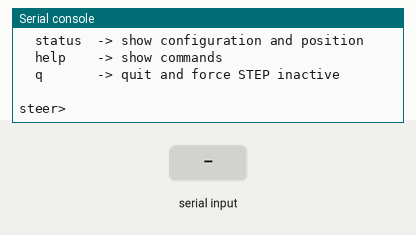
This program was run on a simulated ESP32 board running MicroPython. Shown: the last lines printed to the serial console. The inputs (shaded band) are chosen by the test bench. The stepper is drawn at 200 steps a turn.

Above: at 1.2 s.
1.3 s: "center" typed at the serial console, then Enter
At 2.5 s:
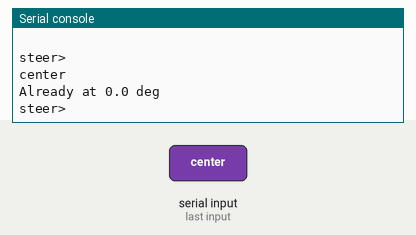
2.8 s: "status" typed at the serial console, then Enter
At 4.0 s:
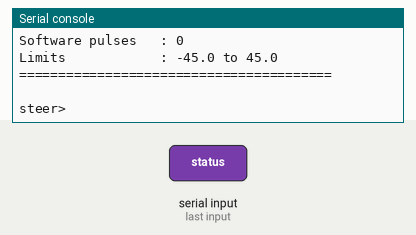
4.3 s: "help" typed at the serial console, then Enter
At 5.1 s:
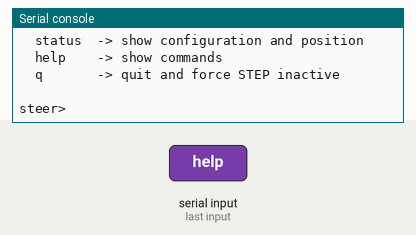
5.8 s: "speed " typed at the serial console, then Enter
At 7.0 s:
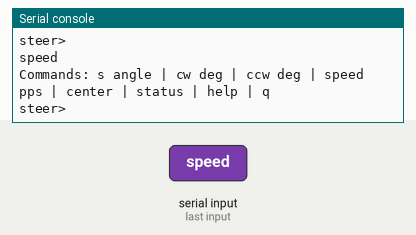
7.3 s: "ccw " typed at the serial console, then Enter
At 8.4 s:
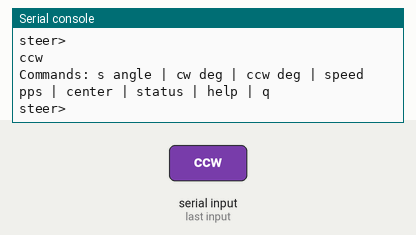
8.8 s: "cw " typed at the serial console, then Enter
At 9.6 s:
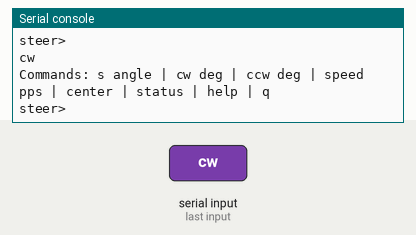

Measured:
- after the input at 1.3 s, the serial console: prints a new line at once (image 1)
- after the input at 2.8 s, the serial console: prints a new line at once (image 2)
- after the input at 4.3 s, the serial console: prints a new line at once (image 3)
- after the input at 5.8 s, the serial console: prints a new line at once (image 4)
- after the input at 7.3 s, the serial console: prints a new line at once (image 5)
- after the input at 8.8 s, the serial console: prints a new line at once (image 6)

The program:

R86MINI_nema23_steering_test.py
```python
"""Isolated AutoKart steering test: ESP32-S3 + R86mini + NEMA23.

Motor: JK57HS112-3004-03, 1.8 degree, four-wire bipolar
Control convention: 0 degrees is center, range is -45 to +45 degrees.

This adapts the steering logic from steering_brake_test.py. It deliberately
does not control the brake and does not use ENA. Leave ENA+ and ENA-
disconnected during this diagnostic.

R86mini settings expected by this file:
  PUL+DIR external pulse mode
  3200 pulses/revolution
  SW5=OFF, SW6=OFF, SW7=ON, SW8=ON

Initial current setting for the 3 A-peak motor:
  2.40 A peak: SW1=ON, SW2=ON, SW3=ON
  Half-current at standstill: SW4=OFF

Signal interface:
  GPIO4 and GPIO5 drive 5 V R86mini inputs through NPN transistor stages.
  GPIO HIGH turns its transistor/input ON.

Open-loop warning:
  Physically center the steering before startup. The software position is
  only an estimate and becomes wrong if the motor misses steps.
"""

from machine import Pin
import time


FIRMWARE_NAME = "r86mini-nema23-steering-test"
FIRMWARE_VERSION = "1.2.0"

# ESP32-S3 pins. ENA is intentionally not connected or controlled.
STEP_PIN_NUMBER = 4
DIR_PIN_NUMBER = 5

STEP = Pin(STEP_PIN_NUMBER, Pin.OUT, value=0)
DIR = Pin(DIR_PIN_NUMBER, Pin.OUT, value=0)

# NPN interface logic: GPIO HIGH activates the R86mini optocoupler.
SIGNAL_ACTIVE = 1
SIGNAL_INACTIVE = 0

# Change RIGHT_DIR to 0 only if the physical direction is reversed.
RIGHT_DIR = 1
LEFT_DIR = 1 - RIGHT_DIR

# The R86mini must be set to 3200 pulses per motor revolution.
PULSES_PER_MOTOR_REV = 3200

# Old steering transmission: 17T motor gear -> 51T steering gear = 3:1.
# The motor must rotate 3 degrees for 1 degree at the steering shaft.
MOTOR_GEAR_TEETH = 17
STEERING_GEAR_TEETH = 51
STEERING_GEAR_RATIO = STEERING_GEAR_TEETH / MOTOR_GEAR_TEETH
PULSES_PER_STEERING_DEG = (
    PULSES_PER_MOTOR_REV * STEERING_GEAR_RATIO / 360.0
)

STEERING_MIN_DEG = -45.0
STEERING_MAX_DEG = 45.0

# Adjustable pulse rate. Smooth acceleration/deceleration is used so the
# motor is not commanded to start instantly at the selected maximum speed.
MIN_PULSE_RATE_HZ = 100
MAX_PULSE_RATE_HZ = 2500
START_PULSE_RATE_HZ = 300
pulse_rate_hz = 1500
MAX_RAMP_STEPS = 200

# Keep the active pulse comfortably longer than the driver's minimum while
# changing speed through the inactive interval.
STEP_HIGH_US = 50
DIR_SETTLE_MS = 100

# Software position assumes the mechanism is physically centered at startup.
steering_position_pulses = 0


def clamp(value, minimum, maximum):
    return max(minimum, min(maximum, value))


def current_angle():
    return steering_position_pulses / PULSES_PER_STEERING_DEG


def pulse_steps(count):
    ramp_steps = min(MAX_RAMP_STEPS, count // 2)
    start_rate = min(START_PULSE_RATE_HZ, pulse_rate_hz)

    for step_index in range(count):
        if ramp_steps:
            steps_from_end = count - step_index - 1
            ramp_position = min(step_index, steps_from_end, ramp_steps)
            rate = start_rate + (
                (pulse_rate_hz - start_rate)
                * ramp_position
                // ramp_steps
            )
        else:
            rate = start_rate

        period_us = 1_000_000 // max(1, rate)
        step_low_us = max(1, period_us - STEP_HIGH_US)

        STEP.value(SIGNAL_ACTIVE)
        time.sleep_us(STEP_HIGH_US)
        STEP.value(SIGNAL_INACTIVE)
        time.sleep_us(step_low_us)


def set_speed(requested_rate):
    global pulse_rate_hz

    requested_rate = int(requested_rate)
    pulse_rate_hz = int(
        clamp(requested_rate, MIN_PULSE_RATE_HZ, MAX_PULSE_RATE_HZ)
    )

    if pulse_rate_hz != requested_rate:
        print("SPEED CLAMPED:", requested_rate, "->", pulse_rate_hz, "pps")

    motor_rpm = pulse_rate_hz * 60 / PULSES_PER_MOTOR_REV
    steering_rpm = motor_rpm / STEERING_GEAR_RATIO

    print(
        "SPEED:", pulse_rate_hz, "pps | motor:",
        round(motor_rpm, 2), "RPM | steering output:",
        round(steering_rpm, 2), "RPM"
    )


def steer(target_angle):
    global steering_position_pulses

    requested_angle = float(target_angle)
    target_angle = clamp(
        requested_angle,
        STEERING_MIN_DEG,
        STEERING_MAX_DEG,
    )

    if target_angle != requested_angle:
        print("CLAMPED:", requested_angle, "->", target_angle, "deg")

    target_pulses = round(target_angle * PULSES_PER_STEERING_DEG)
    movement = target_pulses - steering_position_pulses

    if movement == 0:
        print("Already at", round(current_angle(), 2), "deg")
        return

    if movement > 0:
        DIR.value(RIGHT_DIR)
        direction = "RIGHT / CW"
    else:
        DIR.value(LEFT_DIR)
        direction = "LEFT / CCW"

    time.sleep_ms(DIR_SETTLE_MS)

    print(
        "STEERING:",
        round(target_angle, 2),
        "deg |",
        direction,
        "| pulses:",
        abs(movement),
    )

    pulse_steps(abs(movement))
    steering_position_pulses = target_pulses

    print("POSITION:", round(current_angle(), 2), "deg")


def steer_relative(delta_angle):
    steer(current_angle() + float(delta_angle))


def status():
    print()
    print("========================================")
    print("R86mini + NEMA23 STEERING STATUS")
    print("========================================")
    print("Firmware          :", FIRMWARE_NAME, FIRMWARE_VERSION)
    print("Motor             : JK57HS112-3004-03")
    print("STEP / DIR GPIO   :", STEP_PIN_NUMBER, "/", DIR_PIN_NUMBER)
    print("ENA               : disconnected")
    print("Driver pulses/rev :", PULSES_PER_MOTOR_REV)
    print(
        "Gear ratio        :",
        MOTOR_GEAR_TEETH,
        "T ->",
        STEERING_GEAR_TEETH,
        "T =",
        round(STEERING_GEAR_RATIO, 2),
        ":1",
    )
    print("Pulses/degree     :", round(PULSES_PER_STEERING_DEG, 4))
    print("Pulse rate        :", pulse_rate_hz, "pps")
    print(
        "Motor speed       :",
        round(pulse_rate_hz * 60 / PULSES_PER_MOTOR_REV, 2),
        "RPM",
    )
    print("Software angle    :", round(current_angle(), 2), "deg")
    print("Software pulses   :", steering_position_pulses)
    print("Limits            :", STEERING_MIN_DEG, "to", STEERING_MAX_DEG)
    print("========================================")
    print()


def help_text():
    print()
    print("Commands:")
    print("  s 5     -> move to +5 degrees")
    print("  s -5    -> move to -5 degrees")
    print("  s 45    -> move to full right")
    print("  s -45   -> move to full left")
    print("  center  -> return to software center")
    print("  cw 5     -> move clockwise/right by 5 degrees")
    print("  ccw 5    -> move counter-clockwise/left by 5 degrees")
    print("  cw 45    -> move clockwise/right by 45 degrees")
    print("  ccw 45   -> move counter-clockwise/left by 45 degrees")
    print("  speed 1500 -> set maximum rate (100 to 2500 pps)")
    print("  status  -> show configuration and position")
    print("  help    -> show commands")
    print("  q       -> quit and force STEP inactive")
    print()


STEP.value(SIGNAL_INACTIVE)

print()
print("================================================")
print(" AUTOKART R86mini + NEMA23 STEERING TEST")
print("================================================")
print("Physically center and unload/jack steering first.")
print("R86mini: PUL+DIR, 3200 pulses/rev, ENA disconnected.")
print("Initial current: 2.40 A peak; do not change DIP live.")
print("Initial speed:", pulse_rate_hz, "pps")
print("Steering reduction: 17T -> 51T = 3:1")
print("Range: -45 deg to +45 deg, 0 deg center.")
help_text()

try:
    while True:
        command = input("steer> ").strip()

        if not command:
            continue

        if command.lower() == "center":
            steer(0.0)

        elif command.lower() == "status":
            status()

        elif command.lower() == "help":
            help_text()

        elif command.lower().startswith("speed "):
            try:
                set_speed(command.split()[1])
            except (ValueError, IndexError):
                print("Example: speed 800")

        elif command.lower().startswith("ccw "):
            try:
                steer_relative(-abs(float(command.split()[1])))
            except (ValueError, IndexError):
                print("Example: ccw 5 or ccw 45")

        elif command.lower().startswith("cw "):
            try:
                steer_relative(abs(float(command.split()[1])))
            except (ValueError, IndexError):
                print("Example: cw 5 or cw 45")

        elif command.lower() == "q":
            break

        elif command.lower().startswith("s "):
            try:
                steer(float(command.split()[1]))
            except (ValueError, IndexError):
                print("Example: s 5 or s -5")

        else:
            print(
                "Commands: s angle | cw deg | ccw deg | speed pps | "
                "center | status | help | q"
            )

except KeyboardInterrupt:
    print("\nSTOPPED BY USER")

finally:
    STEP.value(SIGNAL_INACTIVE)
    print("STEP forced inactive; R86mini ENA remains disconnected")
```
